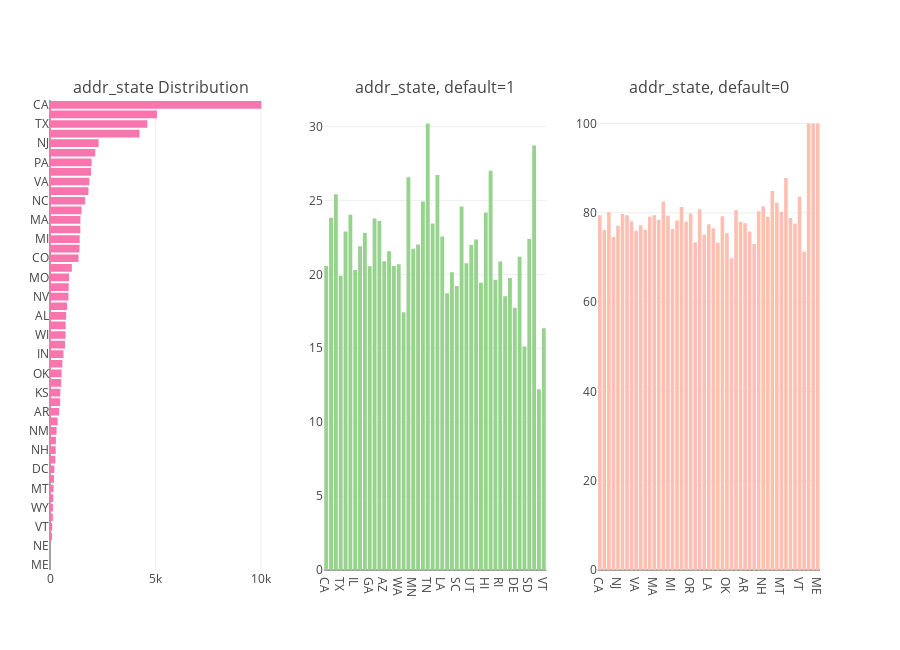

The notebook cell saved with this chart:
### Code cell
tr0 = bar_hor(app_train, "addr_state", "Distribution of addr_state Variable" ,"#f975ae", w=700, lm=100, return_trace= True)
tr1, tr2 = gp('addr_state', 'Distribution of Default with Home Ownership')

fig = tools.make_subplots(rows=1, cols=3, print_grid=False, subplot_titles = ["addr_state Distribution" , "addr_state, default=1" ,"addr_state, default=0"])
fig.append_trace(tr0, 1, 1);
fig.append_trace(tr1, 1, 2);
fig.append_trace(tr2, 1, 3);
fig['layout'].update(height=650, showlegend=False, margin=dict(l=50));
iplot(fig);

### Figure 1 — Plotly figure (JSON) as saved in the notebook; plotly's stock layout.template omitted (floating-point values rounded to 4 significant figures)
{"data": [{"marker": {"color": "#f975ae"}, "orientation": "h", "type": "bar", "uid": "76e8cede-d1a8-11e8-b5fc-7440bb220e36", "x": [2, 3, 8, 94, 104, 134, 139, 151, 167, 186, 205, 254, 270, 280, 311, 364, 434, 482, 489, 530, 549, 586, 640, 713, 738, 740, 766, 809, 877, 887, 904, 1035, 1353, 1397, 1406, 1438, 1439, 1494, 1665, 1820, 1864, 1942, 1973, 2144, 2305, 4240, 4613, 5066, 10011], "xaxis": "x", "y": ["ME", "IA", "NE", "MS", "VT", "SD", "WY", "AK", "MT", "DE", "DC", "RI", "NH", "WV", "NM", "HI", "AR", "UT", "KS", "KY", "OK", "TN", "IN", "SC", "WI", "LA", "AL", "OR", "NV", "CT", "MO", "MN", "CO", "WA", "MI", "MD", "MA", "AZ", "NC", "OH", "VA", "GA", "PA", "IL", "NJ", "FL", "TX", "NY", "CA"], "yaxis": "y"}, {"marker": {"color": "#96D38C"}, "name": "default : 1", "type": "bar", "uid": "76e8cedf-d1a8-11e8-8025-7440bb220e36", "x": ["CA", "NY", "FL", "TX", "NJ", "VA", "IL", "PA", "OH", "GA", "NC", "MI", "AZ", "MD", "MA", "WA", "CO", "NV", "MN", "MO", "AL", "TN", "WI", "IN", "LA", "CT", "OR", "SC", "OK", "KY", "UT", "AR", "KS", "HI", "NM", "WV", "RI", "NH", "MT", "DE", "AK", "DC", "SD", "MS", "WY", "VT"], "xaxis": "x2", "y": [20.56, 23.83, 25.42, 19.9, 22.91, 24.03, 20.29, 21.9, 22.8, 20.55, 23.78, 23.61, 20.88, 21.56, 20.57, 20.69, 17.44, 26.57, 21.74, 22.01, 24.93, 30.2, 23.44, 26.72, 22.57, 18.71, 20.15, 19.21, 24.59, 20.75, 21.99, 22.35, 19.43, 24.18, 27.01, 19.64, 20.87, 18.52, 19.76, 17.74, 21.19, 15.12, 22.39, 28.72, 12.23, 16.35], "yaxis": "y2"}, {"marker": {"color": "#FEBFB3"}, "name": "default : 0", "type": "bar", "uid": "76e8cee0-d1a8-11e8-8827-7440bb220e36", "x": ["CA", "NY", "TX", "FL", "NJ", "IL", "GA", "PA", "VA", "OH", "NC", "AZ", "MA", "MD", "CO", "WA", "MI", "MN", "CT", "MO", "OR", "NV", "SC", "AL", "LA", "WI", "IN", "KY", "OK", "TN", "KS", "UT", "AR", "HI", "NM", "WV", "NH", "RI", "DC", "DE", "MT", "WY", "AK", "SD", "VT", "MS", "NE", "IA", "ME"], "xaxis": "x3", "y": [79.44, 76.17, 80.1, 74.58, 77.09, 79.71, 79.45, 78.1, 75.97, 77.2, 76.22, 79.12, 79.43, 78.44, 82.56, 79.31, 76.39, 78.26, 81.29, 77.99, 79.85, 73.43, 80.79, 75.07, 77.43, 76.56, 73.28, 79.25, 75.41, 69.8, 80.57, 78.01, 77.65, 75.82, 72.99, 80.36, 81.48, 79.13, 84.88, 82.26, 80.24, 87.77, 78.81, 77.61, 83.65, 71.28, 100, 100, 100], "yaxis": "y3"}], "layout": {"annotations": [{"font": {"size": 16}, "showarrow": false, "text": "addr_state Distribution", "x": 0.1444, "xanchor": "center", "xref": "paper", "y": 1, "yanchor": "bottom", "yref": "paper"}, {"font": {"size": 16}, "showarrow": false, "text": "addr_state, default=1", "x": 0.5, "xanchor": "center", "xref": "paper", "y": 1, "yanchor": "bottom", "yref": "paper"}, {"font": {"size": 16}, "showarrow": false, "text": "addr_state, default=0", "x": 0.8556, "xanchor": "center", "xref": "paper", "y": 1, "yanchor": "bottom", "yref": "paper"}], "height": 650, "margin": {"l": 50}, "showlegend": false, "xaxis": {"anchor": "y", "domain": [0, 0.2889]}, "xaxis2": {"anchor": "y2", "domain": [0.3556, 0.6444]}, "xaxis3": {"anchor": "y3", "domain": [0.7111, 1]}, "yaxis": {"anchor": "x", "domain": [0, 1]}, "yaxis2": {"anchor": "x2", "domain": [0, 1]}, "yaxis3": {"anchor": "x3", "domain": [0, 1]}}}
